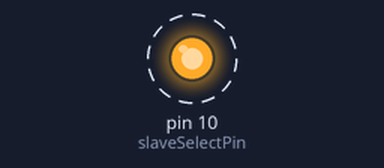
This sketch was run on a simulated Arduino Uno, built with avr-gcc and run on an emulated ATmega328P. Shown: output pins drawn as LEDs (lit = HIGH). Dashed ring = blinking.

Above: at 0.5 s.
Timing chart, 0 to 3.0 s (numbered marks = the images above):
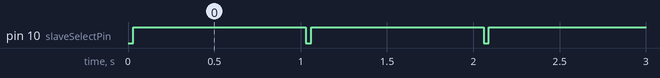

Measured:
- by itself, pin 10 (slaveSelectPin): alternates HIGH for 1.0 s and LOW for 0.03 s

The sketch:

master_slave_spi.ino
```cpp
#include <SPI.h>

const int slaveSelectPin = 10; // Pin 10 is connected to slave's SS pin

void setup() {
  Serial.begin(9600); // Initialize serial communication for debugging
  SPI.begin(); // Initialize SPI communication
  pinMode(slaveSelectPin, OUTPUT); // Set slave select pin as output
  digitalWrite(slaveSelectPin, HIGH); // Deselect the slave initially
}

void loop() {
  digitalWrite(slaveSelectPin, LOW);
  delay(10);

  SPI.transfer('H');
  delay(10);
  SPI.transfer('i');
  delay(10);
  digitalWrite(slaveSelectPin, HIGH);
  delay(1000);

//   String message = "Hello, Ariane!";
// int messageLength = message.length(); // Get the length of the message

// digitalWrite(slaveSelectPin, LOW); // Select the slave
// delay(10); // Wait for slave to get ready

// for (int i = 0; i < messageLength; i++) {
//   SPI.transfer(message[i]); // Send each character of the message
//   delay(10);
// }

// digitalWrite(slaveSelectPin, HIGH); // Deselect the slave
// delay(1000);

}
```
